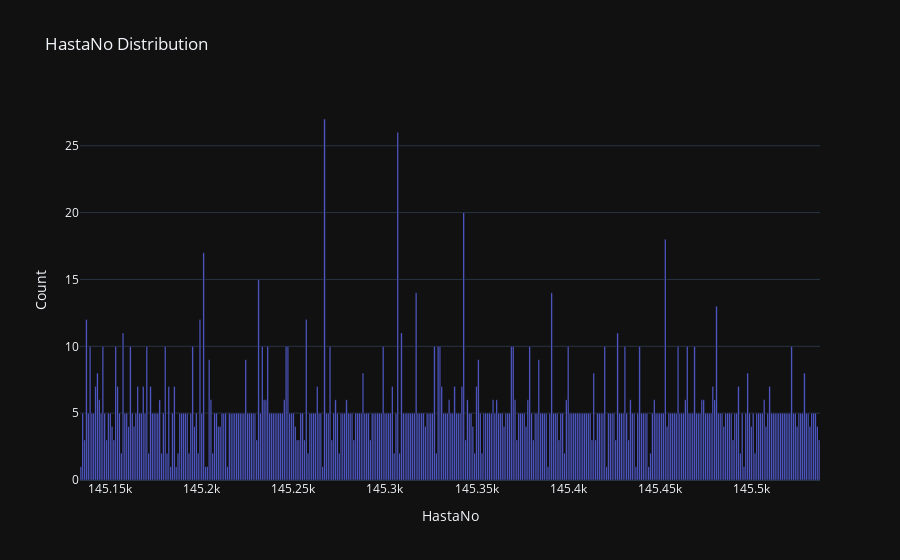
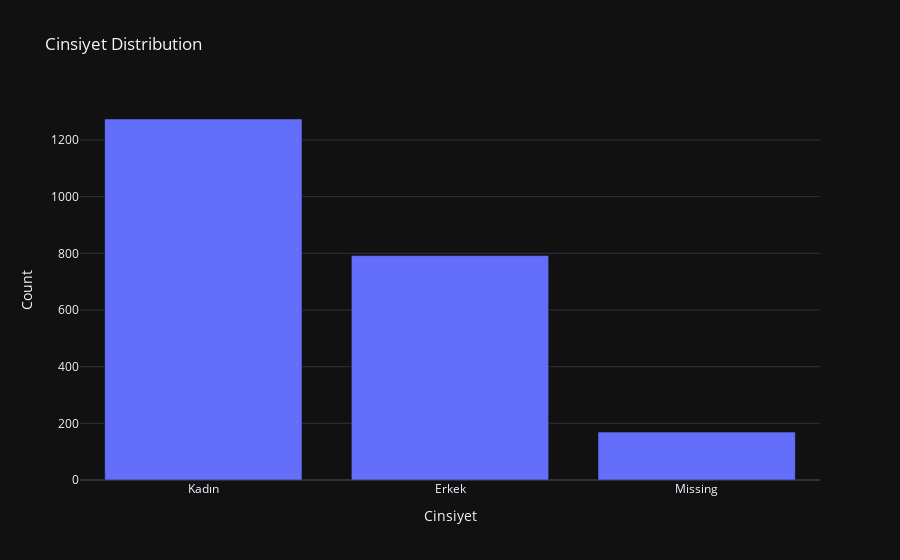
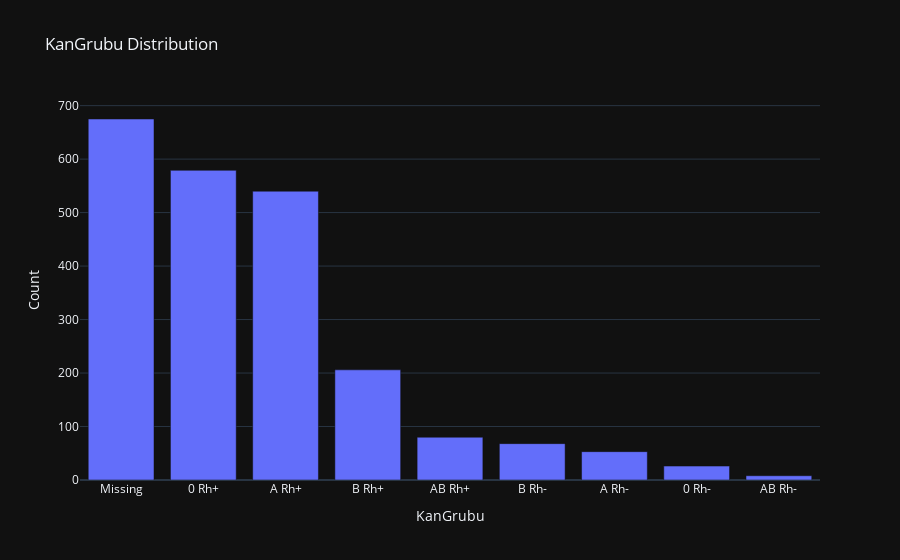
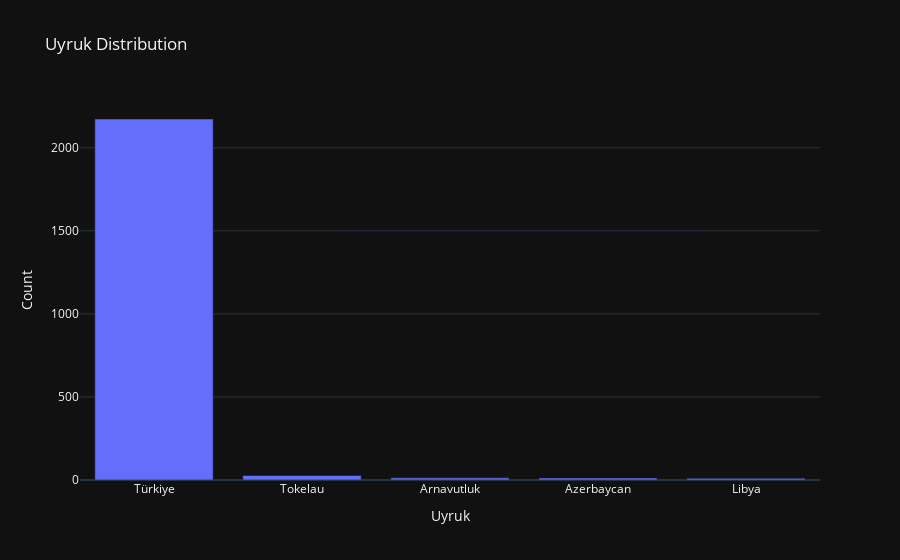

The cell these charts' notebook holds for them, in order:
### Code cell
# Categorical Variable Summary
def categorical_variable_summary(dataframe, plot_categorical=False, observation_num=10):
    display(Markdown(f"## Categorical Variables\n---"))
    categorical_cols = [col for col in dataframe.columns if dataframe[col].dtype in ["object", "category"]]
    print("Categorical Columns:", categorical_cols)

    display(Markdown(f"## Categorical Variables Analysis\n---"))
    for col in categorical_cols:
        # Change NaN to "Missing"
        series = dataframe[col].fillna("Missing")
        counts = series.value_counts()
        ratios = 100 * counts / len(series)
        summary_df = pd.DataFrame({col: counts.index,
                                   "Count": counts.values,
                                   "Ratio (%)": ratios.values})
        display(Markdown(f"**{col} (Unique: {series.nunique()})**"))
        display(summary_df.head(observation_num))
        if plot_categorical:
            fig = px.bar(summary_df, x=col, y="Count", title=f"{col} Distribution")
            fig.show()

# Usage
categorical_variable_summary(df, plot_categorical=True)

### Figure 1 — Plotly figure (JSON) as saved in the notebook; plotly's stock layout.template omitted (floating-point values rounded to 4 significant figures; data arrays with more than 128 entries replaced by an {"elided": "..."} marker saying what was removed)
{"data": [{"hovertemplate": "HastaNo=%{x}<br>Count=%{y}<extra></extra>", "legendgroup": "", "marker": {"color": "#636efa", "pattern": {"shape": ""}}, "name": "", "orientation": "v", "showlegend": false, "textposition": "auto", "x": {"elided": "404 int values"}, "xaxis": "x", "y": {"elided": "404 int values"}, "yaxis": "y", "type": "bar"}], "layout": {"xaxis": {"anchor": "y", "domain": [0.0, 1.0], "title": {"text": "HastaNo"}}, "yaxis": {"anchor": "x", "domain": [0.0, 1.0], "title": {"text": "Count"}}, "legend": {"tracegroupgap": 0}, "title": {"text": "HastaNo Distribution"}, "barmode": "relative"}}

### Figure 2 — Plotly figure (JSON) as saved in the notebook; plotly's stock layout.template omitted (floating-point values rounded to 4 significant figures)
{"data": [{"hovertemplate": "Cinsiyet=%{x}<br>Count=%{y}<extra></extra>", "legendgroup": "", "marker": {"color": "#636efa", "pattern": {"shape": ""}}, "name": "", "orientation": "v", "showlegend": false, "textposition": "auto", "x": ["Kadın", "Erkek", "Missing"], "xaxis": "x", "y": [1274, 792, 169], "yaxis": "y", "type": "bar"}], "layout": {"xaxis": {"anchor": "y", "domain": [0.0, 1.0], "title": {"text": "Cinsiyet"}}, "yaxis": {"anchor": "x", "domain": [0.0, 1.0], "title": {"text": "Count"}}, "legend": {"tracegroupgap": 0}, "title": {"text": "Cinsiyet Distribution"}, "barmode": "relative"}}

### Figure 3 — Plotly figure (JSON) as saved in the notebook; plotly's stock layout.template omitted (floating-point values rounded to 4 significant figures)
{"data": [{"hovertemplate": "KanGrubu=%{x}<br>Count=%{y}<extra></extra>", "legendgroup": "", "marker": {"color": "#636efa", "pattern": {"shape": ""}}, "name": "", "orientation": "v", "showlegend": false, "textposition": "auto", "x": ["Missing", "0 Rh+", "A Rh+", "B Rh+", "AB Rh+", "B Rh-", "A Rh-", "0 Rh-", "AB Rh-"], "xaxis": "x", "y": [675, 579, 540, 206, 80, 68, 53, 26, 8], "yaxis": "y", "type": "bar"}], "layout": {"xaxis": {"anchor": "y", "domain": [0.0, 1.0], "title": {"text": "KanGrubu"}}, "yaxis": {"anchor": "x", "domain": [0.0, 1.0], "title": {"text": "Count"}}, "legend": {"tracegroupgap": 0}, "title": {"text": "KanGrubu Distribution"}, "barmode": "relative"}}

### Figure 4 — Plotly figure (JSON) as saved in the notebook; plotly's stock layout.template omitted (floating-point values rounded to 4 significant figures)
{"data": [{"hovertemplate": "Uyruk=%{x}<br>Count=%{y}<extra></extra>", "legendgroup": "", "marker": {"color": "#636efa", "pattern": {"shape": ""}}, "name": "", "orientation": "v", "showlegend": false, "textposition": "auto", "x": ["Türkiye", "Tokelau", "Arnavutluk", "Azerbaycan", "Libya"], "xaxis": "x", "y": [2173, 27, 13, 12, 10], "yaxis": "y", "type": "bar"}], "layout": {"xaxis": {"anchor": "y", "domain": [0.0, 1.0], "title": {"text": "Uyruk"}}, "yaxis": {"anchor": "x", "domain": [0.0, 1.0], "title": {"text": "Count"}}, "legend": {"tracegroupgap": 0}, "title": {"text": "Uyruk Distribution"}, "barmode": "relative"}}
